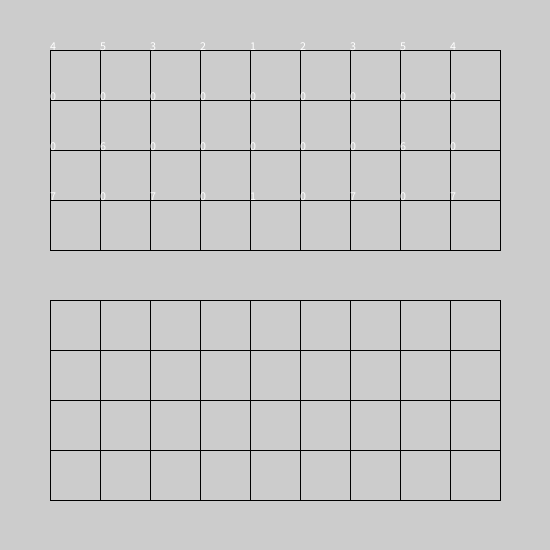
Frame 1 (no input)
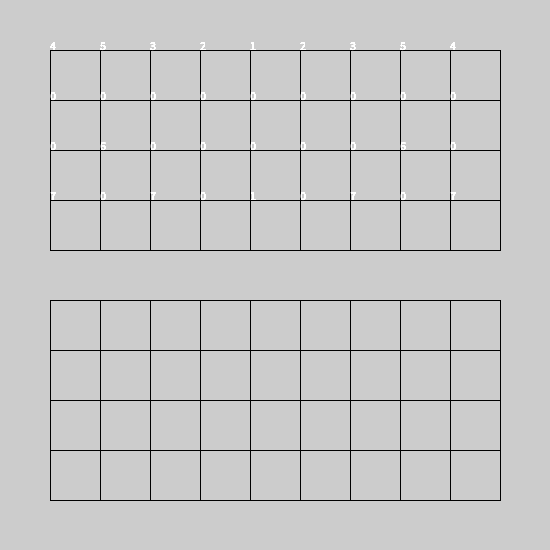
Frame 60 (the mouse pressed at the canvas centre just before this capture)
Frame 120 (the mouse held since frame 60 and released just before this capture): identical to frame 60, image omitted

The Processing sketch that drew these frames (run headless with seeded random() and noise(); from frame 60 on, the mouse is pressed at the canvas centre):

// Processing sketch: week05_2_drawBoard_
// ── week05_2_drawBoard_.pde
void setup() {
  size(550, 550);
}
int [][]board={
  {4,5,3,2,1,2,3,5,4},
  {0,0,0,0,0,0,0,0,0},
  {0,6,0,0,0,0,0,6,0},
  {7,0,7,0,1,0,7,0,7},
};//1:將 2:士 3:象 4:車 5:馬 6:包 7:卒
void draw() {
  for (int x=50; x<=500; x+=50) {
    line(x, 50, x, 250);
    line(x, 300, x, 500);
  }
  for (int y=50; y<=500; y+=50) {
    line(50, y, 500, y);
  }
  for(int i=0;i<4;i++)
    for(int j=0;j<9;j++){
      text(board[i][j],50+j*50,50+i*50);
    }
}
